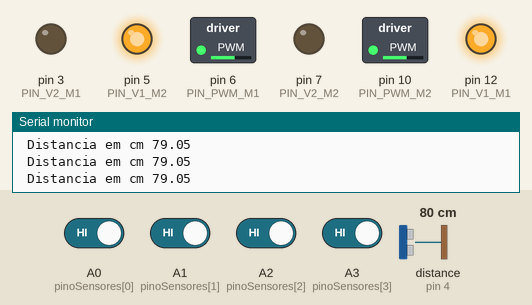
Simulated run of this sketch. Board: Arduino Uno, built with avr-gcc and run on an emulated ATmega328P. On the bench: switched loads named in the sketch (green lamp = pin HIGH), output pins drawn as LEDs (lit = HIGH), the last lines printed to the serial monitor. Wiring (inferred from the names in the program): ultrasonic range finder: trigger pin 2; echo pin 4. The test bench sets the inputs (shaded band); at power-on: A0 (pinoSensores[0]), A1 (pinoSensores[1]), A2 (pinoSensores[2]), A3 (pinoSensores[3]) HIGH, distance to the obstacle (sensor on pin 4) 80 cm. The echo pulse lasts 58.3 µs per cm; pins used as bus, display or sensor lines are not drawn.

Above: at 1.2 s.
1.3 s: distance to the obstacle (sensor on pin 4) set to 18 cm
2.8 s: distance to the obstacle (sensor on pin 4) set to 13 cm
At 3.6 s:
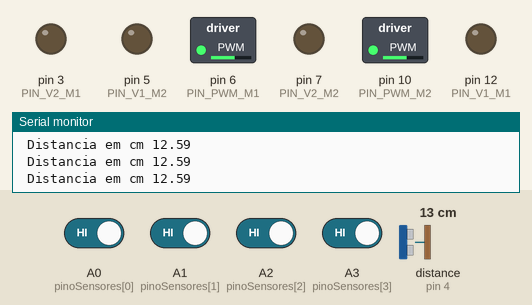
4.5 s: distance to the obstacle (sensor on pin 4) set to 35 cm
At 5.2 s:
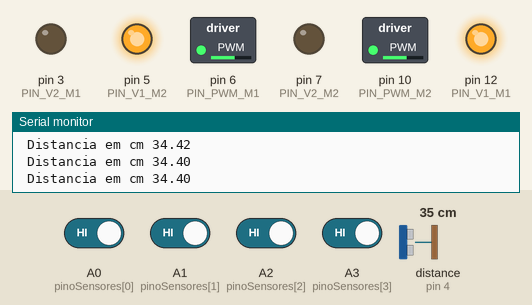
6.0 s: A0 (pinoSensores[0]) driven LOW
At 7.1 s:
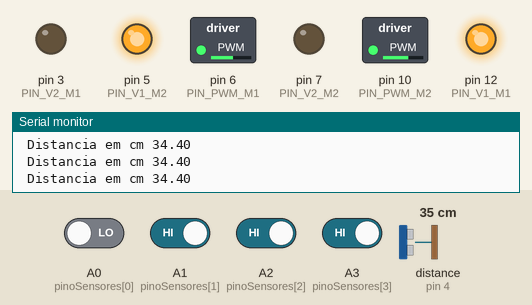
7.5 s: A1 (pinoSensores[1]) driven LOW
At 8.8 s:
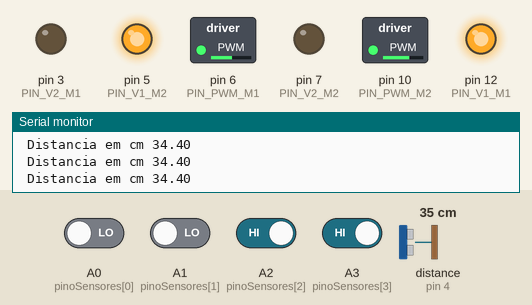
9.1 s: A2 (pinoSensores[2]) driven LOW
At 9.6 s:
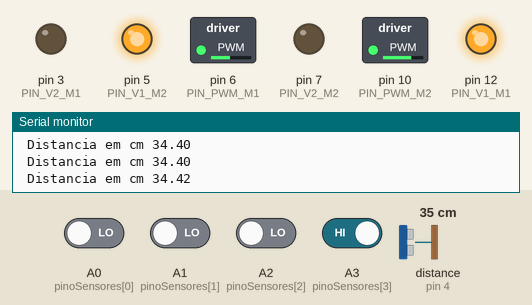
Timing chart, 0 to 11.6 s (numbered marks = the images above; inputs shaded):
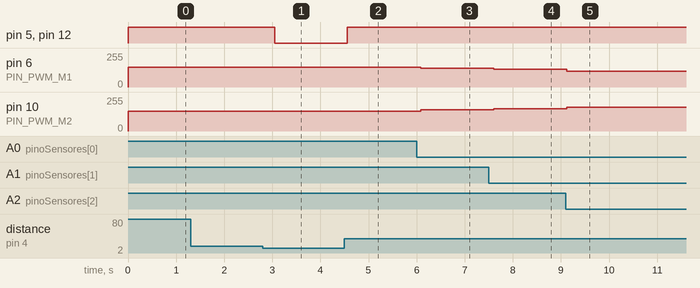

Measured:
- the behaviour switches between 16 and 15 cm on distance to the obstacle (sensor on pin 4) (found by bisection; images 0 and 1)
- after the input at 2.8 s, pin 5 (PIN_V1_M2), pin 12 (PIN_V1_M1): HIGH → LOW after 0.25 s
- after the input at 4.5 s, pin 5 (PIN_V1_M2), pin 12 (PIN_V1_M1): LOW → HIGH after 0.06 s
- after the input at 6.0 s, pin 6 (PIN_PWM_M1): 150/255 → 140/255 after 0.08 s; pin 10 (PIN_PWM_M2): 150/255 → 160/255 after 0.08 s
- after the input at 7.5 s, pin 6 (PIN_PWM_M1): 140/255 → 133/255 after 0.10 s; pin 10 (PIN_PWM_M2): 160/255 → 167/255 after 0.10 s
- after the input at 9.1 s, pin 6 (PIN_PWM_M1): 133/255 → 120/255 at once; pin 10 (PIN_PWM_M2): 167/255 → 180/255 at once

The sketch:

codigo_principal.ino
```cpp
//Attack on Robot
//GIGACHADS: Vinicius de Paulo Almeida, Isabel Oliveira Trindade, Arthur Afonso Guimaraes, Ana Carolina Orlandi Paiva
//Data: 12/05/2022

//variaveis do radar
#define PIN_TRIG 2
#define PIN_ECHO 4

#define PIN_V1_M1 12
#define PIN_V2_M1 3
#define PIN_V1_M2 5
#define PIN_V2_M2 7

#define PIN_PWM_M1 6
#define PIN_PWM_M2 10

//variaveis dos sensores de linha
#define VEL_SOM_MS 340.29
#define BEEP_DIST_CM 15

int pesoSensores[4] = { -30, -5, 5, 30};
int pinoSensores[4] = { A0, A1, A2, A3};

int VelMC = 150; //Velocidade media do carrinho
int VelMM1 = 0; //Velocidade media do motor 1
int VelMM2 = 0; //Velocidade media do motor 2
int Kp = 1.3; //Constante escolhida
int P = 0; //
int error = 0; //
int error_now = 0; //
int sensores_no_preto = 0; //


void setup()
{
  //Configurações da entrada

  pinMode(PIN_TRIG, OUTPUT);
  pinMode(PIN_ECHO, INPUT);

  pinMode(PIN_V1_M1, OUTPUT);
  pinMode(PIN_V2_M1, OUTPUT);
  pinMode(PIN_V1_M2, OUTPUT);
  pinMode(PIN_V2_M2, OUTPUT);

  pinMode(PIN_PWM_M1, OUTPUT);
  pinMode(PIN_PWM_M2, OUTPUT);

  for (int i = 0; i < 4; i++)
  {
    pinMode(pinoSensores[i], INPUT);
  }


  Serial.begin(9600);
  digitalWrite(PIN_TRIG, LOW);

  digitalWrite(PIN_V1_M1, LOW);
  digitalWrite(PIN_V2_M1, LOW);
  digitalWrite(PIN_V1_M2, LOW);
  digitalWrite(PIN_V2_M2, LOW);


}

void loop()
{

  // Disparar o pulso

  digitalWrite(PIN_TRIG, HIGH);
  delayMicroseconds(10);
  digitalWrite(PIN_TRIG, LOW);

  //Recebe o tempo ComandanteSmith

  unsigned int duracao_us = pulseIn(PIN_ECHO, HIGH);

  // Calculo da distancia

  float dist_m = VEL_SOM_MS * duracao_us * 1e-6 * 0.5;
  float dist_cm = dist_m * 100;
  Serial.print(" Distancia em cm ");
  Serial.println(dist_cm);

  if (dist_cm < BEEP_DIST_CM) {
    digitalWrite(PIN_V1_M1, LOW);
    digitalWrite(PIN_V2_M1, LOW);
    digitalWrite(PIN_V1_M2, LOW);
    digitalWrite(PIN_V2_M2, LOW);
  }

  else  {

  //Calculos dos sensores de linha
  error = 0;
  error_now = 0;
  sensores_no_preto = 0;
  for (int i = 0; i < 4; i++)
  {

    int read_value = digitalRead(pinoSensores[i]);
    if (read_value == 0)
    {
      error_now += pesoSensores[i];

    }
    else
    {
      sensores_no_preto++;
    }

  }

  if (sensores_no_preto > 0)
  {
    error = error_now / sensores_no_preto;
  }

  P = error * Kp;
  VelMM1 = VelMC + P;
  VelMM2 = VelMC - P;


//Limite de velocidade para nao queimar o motor
  if (VelMM1 > 255)
  {
    VelMM1 = 255;
  }
  if (VelMM1 < -225)
  {
    VelMM1 = -225;
  }

  if (VelMM2 > 255)
  {
    VelMM2 = 255;
  }
  if (VelMM2 < -255)
  {
    VelMM2 = -255;
  }


  if (VelMM1 > 0)
  {
    digitalWrite(PIN_V1_M1, HIGH);
    digitalWrite(PIN_V2_M1, LOW);
    analogWrite(PIN_PWM_M1, VelMM1);
  }
  else
  {
    digitalWrite(PIN_V1_M1, LOW);
    digitalWrite(PIN_V2_M1, HIGH);
    analogWrite(PIN_PWM_M1, abs(VelMM1));
  }

  if (VelMM2 > 0)
  {
    digitalWrite(PIN_V1_M2, HIGH);
    digitalWrite(PIN_V2_M2, LOW);
    analogWrite(PIN_PWM_M2, VelMM2);
  }
  else
  {
    digitalWrite(PIN_V1_M2, LOW);
    digitalWrite(PIN_V2_M2, HIGH);
    analogWrite(PIN_PWM_M2, abs(VelMM2));
  }
 }


  delay(250);


}
```
